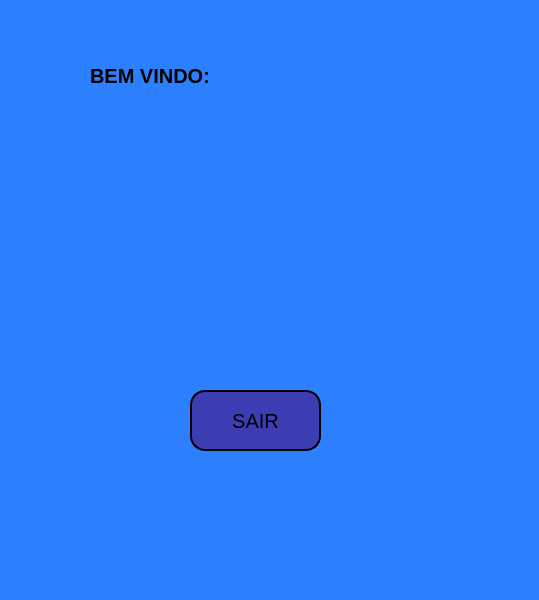
<?xml version="1.0" encoding="UTF-8"?>
<ui version="4.0">
 <class>MainWindow</class>
 <widget class="QMainWindow" name="MainWindow">
  <property name="geometry">
   <rect>
    <x>0</x>
    <y>0</y>
    <width>539</width>
    <height>600</height>
   </rect>
  </property>
  <property name="font">
   <font>
    <pointsize>15</pointsize>
   </font>
  </property>
  <property name="windowTitle">
   <string>MainWindow</string>
  </property>
  <property name="styleSheet">
   <string notr="true">background-color: rgb(44, 128, 255);</string>
  </property>
  <widget class="QWidget" name="centralwidget">
   <widget class="QLabel" name="label">
    <property name="geometry">
     <rect>
      <x>90</x>
      <y>50</y>
      <width>131</width>
      <height>51</height>
     </rect>
    </property>
    <property name="font">
     <font>
      <pointsize>15</pointsize>
      <weight>75</weight>
      <bold>true</bold>
     </font>
    </property>
    <property name="text">
     <string>BEM VINDO: </string>
    </property>
   </widget>
   <widget class="QLabel" name="lbNameUs">
    <property name="geometry">
     <rect>
      <x>230</x>
      <y>50</y>
      <width>121</width>
      <height>51</height>
     </rect>
    </property>
    <property name="font">
     <font>
      <pointsize>15</pointsize>
      <weight>75</weight>
      <bold>true</bold>
     </font>
    </property>
    <property name="text">
     <string/>
    </property>
   </widget>
   <widget class="QPushButton" name="buttonSairT2">
    <property name="geometry">
     <rect>
      <x>190</x>
      <y>390</y>
      <width>131</width>
      <height>61</height>
     </rect>
    </property>
    <property name="font">
     <font>
      <pointsize>15</pointsize>
     </font>
    </property>
    <property name="styleSheet">
     <string notr="true">background-color: rgb(60, 60, 179);
border-style: outset;
border-width: 2px;
border-radius: 15px;
border-color: black;</string>
    </property>
    <property name="text">
     <string>SAIR</string>
    </property>
   </widget>
  </widget>
  <widget class="QMenuBar" name="menubar">
   <property name="geometry">
    <rect>
     <x>0</x>
     <y>0</y>
     <width>539</width>
     <height>21</height>
    </rect>
   </property>
  </widget>
  <widget class="QStatusBar" name="statusbar"/>
 </widget>
 <resources/>
 <connections/>
</ui>
